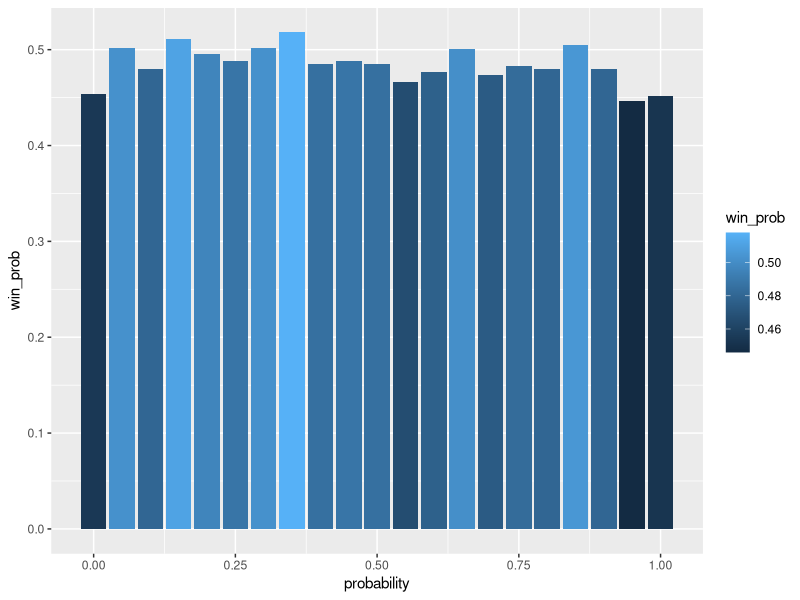

The R source for this figure:
## ---- chunk 1
knitr::opts_chunk$set(echo = TRUE)
## ---- chunk 2
library(tidyverse)

# From Nick Harper comes a question of tempered temperatures:
# 
# On a warm, sunny day, Nick glanced at a thermometer, and noticed something quite interesting. When he toggled between the Fahrenheit and Celsius scales, the digits of the temperature — when rounded to the nearest degree — had switched. For example, this works for a temperature of 61 degrees Fahrenheit, which corresponds to a temperature of 16 degrees Celsius.
# 
# However, the temperature that day was not 61 degrees Fahrenheit. What was the temperature?

tibble("F" = -30:150) %>% 
  mutate(C = round((F- 32) * (5/9))) %>%
  mutate_all(abs) %>% 
  mutate_all(as.character) %>% 
  mutate(C = stringi::stri_reverse(C)) %>% 
  filter(F == C & F != 61)
## ---- chunk 3
# You have two fair coins, labeled A and B. When you flip coin A, you get 1 point if it comes up heads, but you lose 1 point if it comes up tails. Coin B is worth twice as much — when you flip coin B, you get 2 points if it comes up heads, but you lose 2 points if it comes up tails.
# 
# To play the game, you make a total of 100 flips. For each flip, you can choose either coin, and you know the outcomes of all the previous flips. In order to win, you must finish with a positive total score. In your eyes, finishing with 2 points is just as good as finishing with 200 points — any positive score is a win. (By the same token, finishing with 0 or −2 points is just as bad as finishing with −200 points.)
# 
# If you optimize your strategy, what percentage of games will you win? (Remember, one game consists of 100 coin flips.)
# 
# Extra credit: What if coin A isn’t fair (but coin B is still fair)? That is, if coin A comes up heads with probability p and you optimize your strategy, what percentage of games will you win?

game <- function(prob){
  tibble("Flip" = 1:100, 
       "Coin_A" = rbinom(100 ,1,prob = prob), 
       "Heads" = rbinom(100 ,1,prob = .5)) %>% 
  mutate("Points" = case_when(
    Coin_A == 1 & Heads == 1 ~ 1,
    Coin_A == 1 & Heads == 0 ~ -1,
    Coin_A == 0 & Heads == 1 ~ 2,
    TRUE ~ -2
  )) %>% 
  summarise(Points = sum(Points)) %>% unlist()
}

game_results <- crossing(trials = 1:1000, probability = seq(from = 0, to = 1, by = .05)) %>% 
  mutate(points = map_dbl(probability, game))


game_results %>% 
  mutate(win = if_else(points > 0, 1, 0)) %>% 
  group_by(probability) %>% 
  summarise(wins = sum(win)) %>% 
  ungroup() %>% 
  arrange(desc(wins)) %>% 
  mutate(win_prob = wins/1000)


# You can expect to win the majority of the time (51%) by choosing to Flip Coin A 65% of the time 
## ---- chunk 4
game_results %>% 
  group_by(probability) %>% 
  summarise(mean_points = mean(points),
            median_points = median(points),
            sd_points = sd(points),
            win_prob = sum(if_else(points > 0, 1, 0))/1000) %>% 
  ungroup() %>% 
  ggplot(aes(x = probability, y = win_prob, fill = win_prob)) + geom_col()
